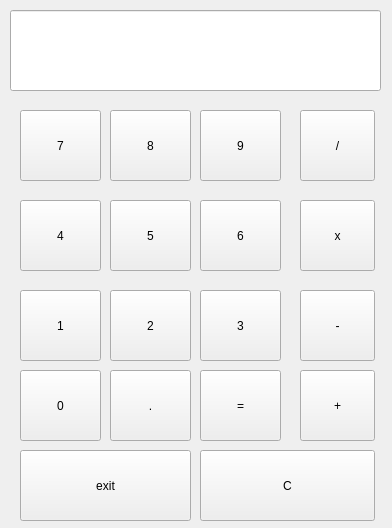
<?xml version="1.0" encoding="UTF-8"?>
<ui version="4.0">
 <class>Form</class>
 <widget class="QWidget" name="Form">
  <property name="geometry">
   <rect>
    <x>0</x>
    <y>0</y>
    <width>392</width>
    <height>528</height>
   </rect>
  </property>
  <property name="windowTitle">
   <string>Form</string>
  </property>
  <property name="styleSheet">
   <string notr="true">font: 15pt &quot;MS Shell Dlg 2&quot;;</string>
  </property>
  <widget class="QPushButton" name="seven">
   <property name="geometry">
    <rect>
     <x>20</x>
     <y>110</y>
     <width>81</width>
     <height>71</height>
    </rect>
   </property>
   <property name="text">
    <string>7</string>
   </property>
  </widget>
  <widget class="QPushButton" name="eight">
   <property name="geometry">
    <rect>
     <x>110</x>
     <y>110</y>
     <width>81</width>
     <height>71</height>
    </rect>
   </property>
   <property name="text">
    <string>8</string>
   </property>
  </widget>
  <widget class="QPushButton" name="nine">
   <property name="geometry">
    <rect>
     <x>200</x>
     <y>110</y>
     <width>81</width>
     <height>71</height>
    </rect>
   </property>
   <property name="text">
    <string>9</string>
   </property>
  </widget>
  <widget class="QPushButton" name="six">
   <property name="geometry">
    <rect>
     <x>200</x>
     <y>200</y>
     <width>81</width>
     <height>71</height>
    </rect>
   </property>
   <property name="text">
    <string>6</string>
   </property>
  </widget>
  <widget class="QPushButton" name="four">
   <property name="geometry">
    <rect>
     <x>20</x>
     <y>200</y>
     <width>81</width>
     <height>71</height>
    </rect>
   </property>
   <property name="text">
    <string>4</string>
   </property>
  </widget>
  <widget class="QPushButton" name="five">
   <property name="geometry">
    <rect>
     <x>110</x>
     <y>200</y>
     <width>81</width>
     <height>71</height>
    </rect>
   </property>
   <property name="text">
    <string>5</string>
   </property>
  </widget>
  <widget class="QPushButton" name="two">
   <property name="geometry">
    <rect>
     <x>110</x>
     <y>290</y>
     <width>81</width>
     <height>71</height>
    </rect>
   </property>
   <property name="text">
    <string>2</string>
   </property>
  </widget>
  <widget class="QPushButton" name="three">
   <property name="geometry">
    <rect>
     <x>200</x>
     <y>290</y>
     <width>81</width>
     <height>71</height>
    </rect>
   </property>
   <property name="text">
    <string>3</string>
   </property>
  </widget>
  <widget class="QPushButton" name="one">
   <property name="geometry">
    <rect>
     <x>20</x>
     <y>290</y>
     <width>81</width>
     <height>71</height>
    </rect>
   </property>
   <property name="text">
    <string>1</string>
   </property>
  </widget>
  <widget class="QPushButton" name="divide">
   <property name="geometry">
    <rect>
     <x>300</x>
     <y>110</y>
     <width>75</width>
     <height>71</height>
    </rect>
   </property>
   <property name="text">
    <string>/</string>
   </property>
  </widget>
  <widget class="QPushButton" name="multiply">
   <property name="geometry">
    <rect>
     <x>300</x>
     <y>200</y>
     <width>75</width>
     <height>71</height>
    </rect>
   </property>
   <property name="text">
    <string>x</string>
   </property>
  </widget>
  <widget class="QPushButton" name="zero">
   <property name="geometry">
    <rect>
     <x>20</x>
     <y>370</y>
     <width>81</width>
     <height>71</height>
    </rect>
   </property>
   <property name="text">
    <string>0</string>
   </property>
  </widget>
  <widget class="QPushButton" name="equal">
   <property name="geometry">
    <rect>
     <x>200</x>
     <y>370</y>
     <width>81</width>
     <height>71</height>
    </rect>
   </property>
   <property name="text">
    <string>=</string>
   </property>
  </widget>
  <widget class="QPushButton" name="point">
   <property name="geometry">
    <rect>
     <x>110</x>
     <y>370</y>
     <width>81</width>
     <height>71</height>
    </rect>
   </property>
   <property name="text">
    <string>.</string>
   </property>
  </widget>
  <widget class="QPushButton" name="subtract">
   <property name="geometry">
    <rect>
     <x>300</x>
     <y>290</y>
     <width>75</width>
     <height>71</height>
    </rect>
   </property>
   <property name="text">
    <string>-</string>
   </property>
  </widget>
  <widget class="QPushButton" name="add">
   <property name="geometry">
    <rect>
     <x>300</x>
     <y>370</y>
     <width>75</width>
     <height>71</height>
    </rect>
   </property>
   <property name="text">
    <string>+</string>
   </property>
  </widget>
  <widget class="QLineEdit" name="lineEdit">
   <property name="enabled">
    <bool>true</bool>
   </property>
   <property name="geometry">
    <rect>
     <x>10</x>
     <y>10</y>
     <width>371</width>
     <height>81</height>
    </rect>
   </property>
   <property name="clearButtonEnabled">
    <bool>false</bool>
   </property>
  </widget>
  <widget class="QPushButton" name="exit">
   <property name="geometry">
    <rect>
     <x>20</x>
     <y>450</y>
     <width>171</width>
     <height>71</height>
    </rect>
   </property>
   <property name="text">
    <string>exit</string>
   </property>
  </widget>
  <widget class="QPushButton" name="clear">
   <property name="geometry">
    <rect>
     <x>200</x>
     <y>450</y>
     <width>175</width>
     <height>71</height>
    </rect>
   </property>
   <property name="text">
    <string>C</string>
   </property>
  </widget>
 </widget>
 <resources/>
 <connections/>
</ui>
